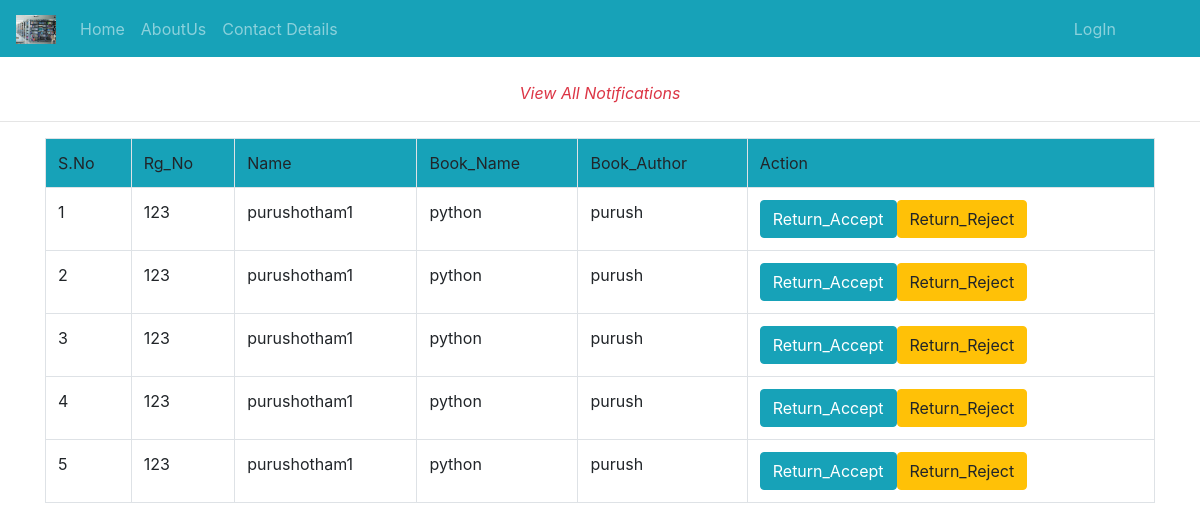
Before: /books_return/ with the older database file.
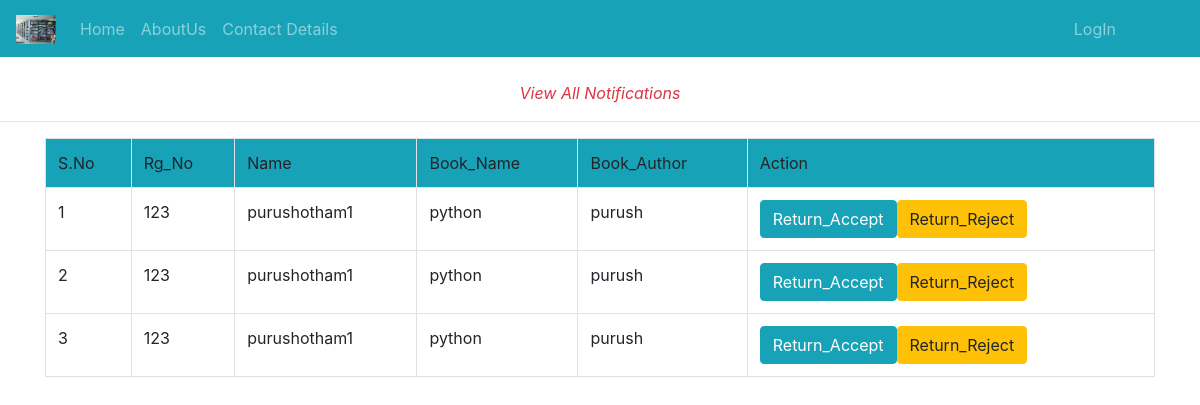
After: the same page with the newer database file.
### Library_App/models.py (models this page shows)
class st_admin_data(models.Model):
	Rg_No=models.CharField(max_length=120)
	Branch=models.CharField(max_length=120)
	Name=models.CharField(max_length=120)
	issue_status=models.IntegerField(default=0)
	Book_name=models.CharField(max_length=120)
	Book_author=models.CharField(max_length=120)
	Book_count=models.IntegerField(default=0)
	Issue_date=models.DateField(blank=True,null=True)
	Expire_date=models.DateField(blank=True,null=True)
	Return_Date=models.DateField(blank=True,null=True)
	Fine=models.IntegerField(default=0)
	uid=models.ForeignKey(User,on_delete=models.CASCADE)

### Library_App/views.py (the view)
# urls.py: path('books_return/',views.books_return,name='books_return'),
def books_return(request):
	rc=st_admin_data.objects.all()
	print(rc)
	return render(request,'html/Books_return.html',{'rc':rc})

### Library_App/templates/html/Books_return.html (shortened to what this page needs)
{% extends 'html/base.html' %}
{% load static %}
{% block content %}
<div class="text-center text-danger">
	<br>
	<span><i>View All Notifications</i></span>
</div>
<hr>
<div class="container">
	<table class="table table-bordered">
		<tr class="bg bg-info">
			<td>S.No</td>
			<td>Rg_No</td>
			<td>Name</td>
			<td>Book_Name</td>
			<td>Book_Author</td>
			<td>Action</td>
		</tr>
		{% for i in rc %}
		{% if i.issue_status is 3 %}
			<tr>
				<td>{{forloop.counter}}</td>
				<td>{{i.Rg_No}}</td>
				<td>{{i.Name}}</td>
				<td>{{i.Book_name}}</td>
				<td>{{i.Book_author}}</td>
				<td><a href="{% url 'return_accept' i.id %}" class="btn btn-info">Return_Accept</a><a href="" class="btn btn-warning">Return_Reject</a></td>
			</tr>
			{% endif %}
			{% endfor %}
	</table>
</div>
{% endblock %}

Changed rows visible on the page:
removed st_admin_data: Rg_No "123", Name "purushotham1", Book_name "python", Book_author "purush"
removed st_admin_data: Rg_No "123", Name "purushotham1", Book_name "python", Book_author "purush"
